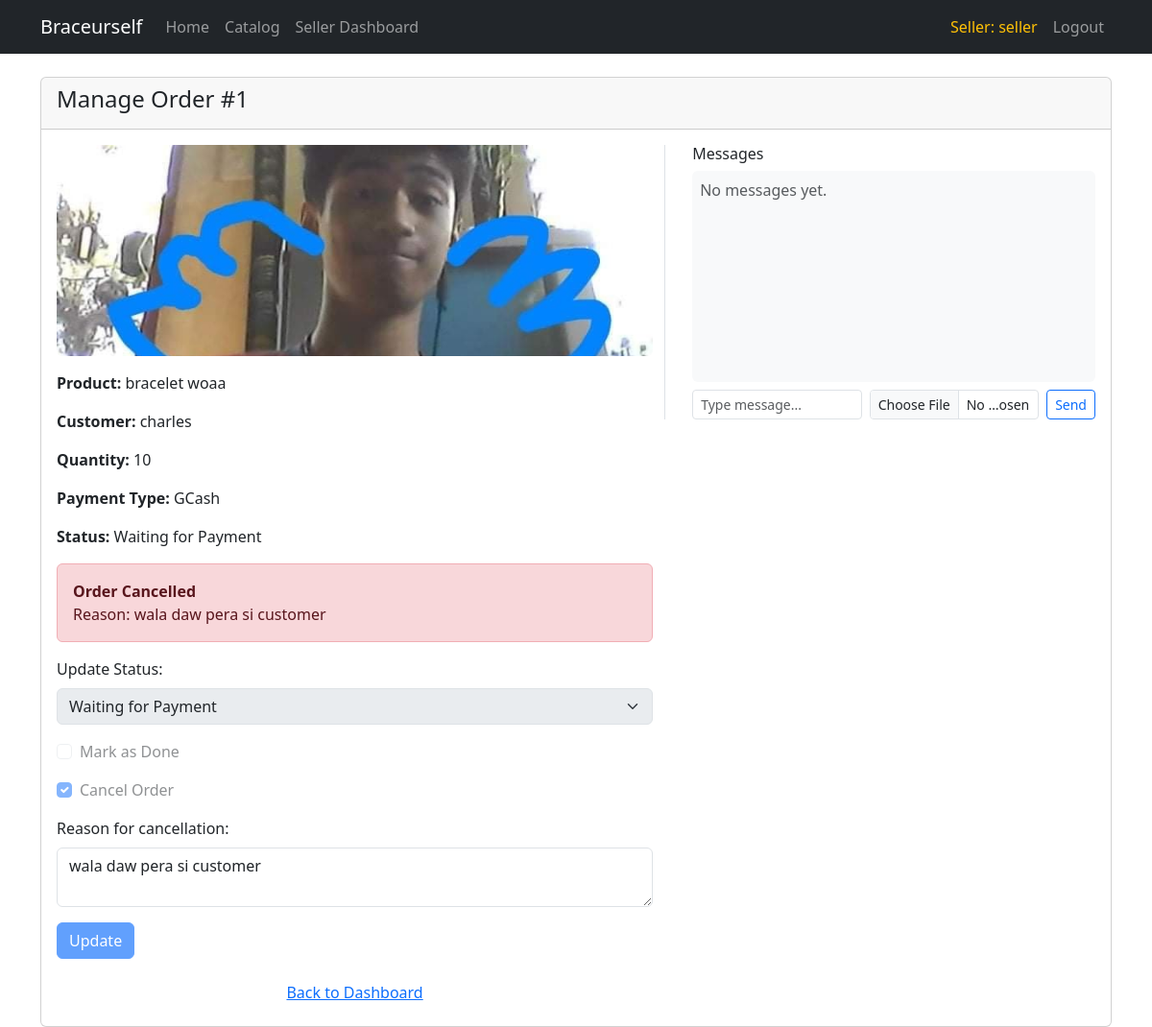
The app's page /seller/order/1/manage/ (signed in), older data.
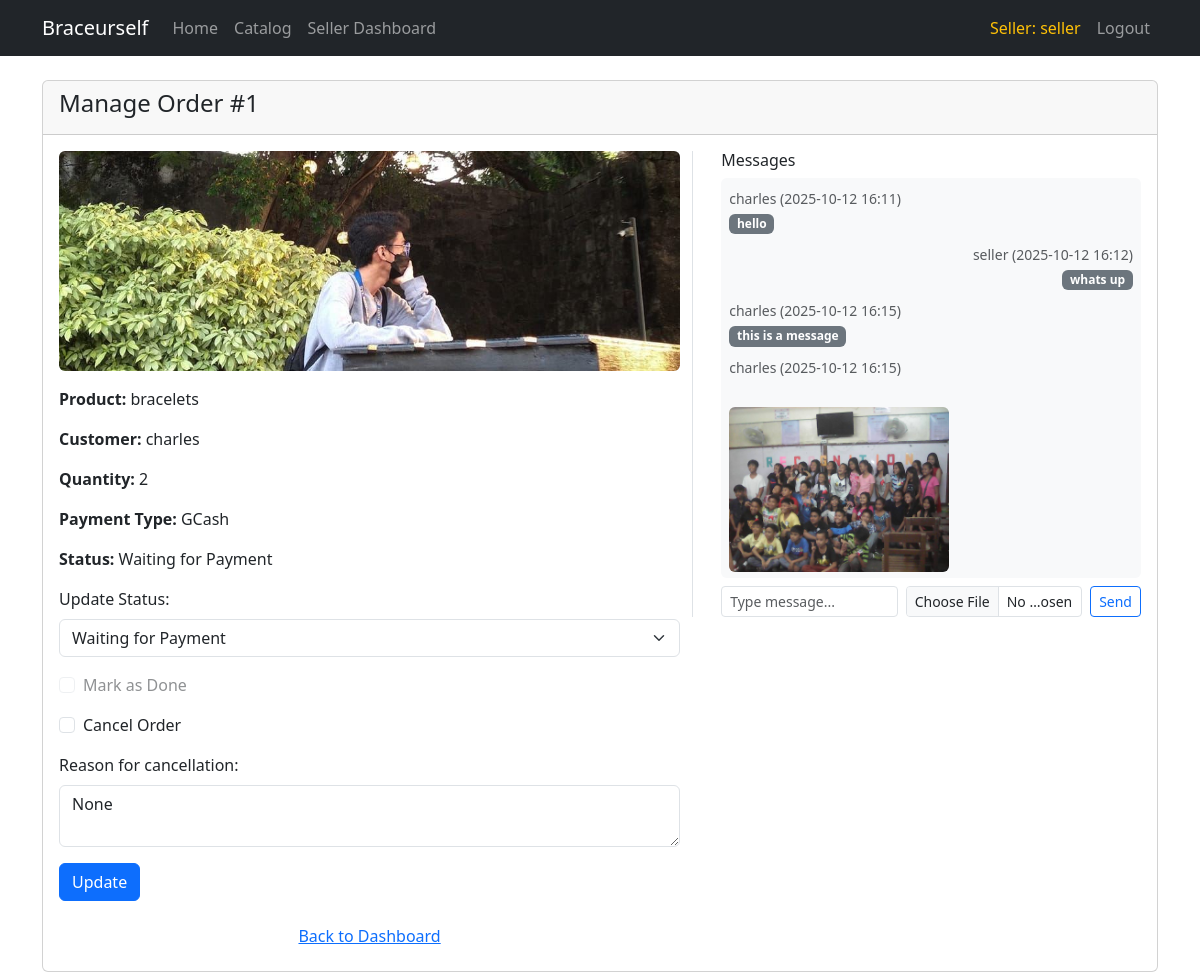
The same page, newer data.
### shop/models.py (models this page shows, shortened)
class Order(models.Model):
    STATUS_CHOICES = [
        ('waiting', 'Waiting for Payment'),
        ('pending', 'Pending Creation'),
        ('created', 'Finished Creating the Bracelet'),
        ('delivering', 'Bracelet is Being Delivered'),
        ('delivered', 'Bracelet Delivered'),
    ]
    PAYMENT_CHOICES = [
        ('gcash', 'GCash'),
        ('maya', 'Maya'),
    ]
    customer = models.ForeignKey(User, on_delete=models.CASCADE)
    product = models.ForeignKey(Product, on_delete=models.CASCADE)
    quantity = models.PositiveIntegerField()
    payment_type = models.CharField(max_length=20, choices=PAYMENT_CHOICES)
    status = models.CharField(max_length=20, choices=STATUS_CHOICES, default='waiting')
    created_at = models.DateTimeField(auto_now_add=True)
    done = models.BooleanField(default=False)
    cancelled = models.BooleanField(default=False)
    cancel_reason = models.TextField(blank=True, null=True)

class Product(models.Model):
    name = models.CharField(max_length=100)
    price = models.DecimalField(max_digits=8, decimal_places=2)
    image = models.ImageField(upload_to='product_images/')
    created_by = models.ForeignKey(SellerProfile, on_delete=models.CASCADE)
    stock = models.PositiveIntegerField(default=0)

class OrderMessage(models.Model):
    order = models.ForeignKey('Order', on_delete=models.CASCADE, related_name='messages')
    sender = models.ForeignKey(User, on_delete=models.CASCADE)
    text = models.TextField(blank=True)
    image = models.ImageField(upload_to='order_messages/', blank=True, null=True)
    timestamp = models.DateTimeField(auto_now_add=True)

### shop/views.py (the view)
# urls.py: path('seller/order/<int:order_id>/manage/', views.manage_order, name='manage_order'),
def manage_order(request, order_id):
    if not request.user.is_authenticated or not hasattr(request.user, 'sellerprofile'):
        return redirect('login')
    order = Order.objects.get(id=order_id)
    error = None
    if request.method == 'POST':
        status = request.POST.get('status')
        mark_done = request.POST.get('mark_done')
        cancel_order = request.POST.get('cancel_order')
        cancel_reason = request.POST.get('cancel_reason')
        updated = False
        if status and status in dict(Order.STATUS_CHOICES):
            order.status = status
            updated = True
        if mark_done == 'on' and order.status == 'delivered' and not order.cancelled:
            order.done = True
            updated = True
        if cancel_order == 'on' and not order.cancelled:
            if cancel_reason and cancel_reason.strip():
                order.cancelled = True
                order.cancel_reason = cancel_reason.strip()
                order.product.stock += order.quantity
                order.product.save()
                updated = True
            else:
                error = "Please provide a reason for cancellation."
        if 'send_message' in request.POST:
            msg_form = OrderMessageForm(request.POST, request.FILES)
            if msg_form.is_valid():
                msg = msg_form.save(commit=False)
                msg.order = order
                msg.sender = request.user
                msg.save()
                messages.success(request, "Message sent.")
                return redirect('manage_order', order_id=order.id)
        if updated and not error:
            order.save()
            messages.success(request, "Order updated.")
            return redirect('seller_dashboard')
    else:
        msg_form = OrderMessageForm()
    return render(request, 'shop/manage_order.html', {
        'order': order,
        'status_choices': Order.STATUS_CHOICES,
        'error': error,
        'msg_form': msg_form,
    })

### shop/views.py
class OrderMessageForm(forms.ModelForm):
    class Meta:
        model = OrderMessage
        fields = ['text', 'image']

### shop/templates/shop/manage_order.html (shortened to what the changed rows need)
{% extends 'shop/base.html' %}
{% block content %}
<div class="card mt-4">
    <div class="card-header">
        <h4>Manage Order #{{ order.id }}</h4>
    </div>
    <div class="card-body">
        <div class="row align-items-start">
            <div class="col-md-7 d-flex flex-column align-items-center">
                {% if order.product.image %}
                    <img src="{{ order.product.image.url }}" alt="{{ order.product.name }}"
                         class="mb-3 rounded"
                         style="width:100%;max-width:100%;height:220px;object-fit:cover;display:block;">
                {% else %}
                    <div class="mb-3 rounded bg-light d-flex align-items-center justify-content-center"
                         style="width:100%;height:220px;">
                        <span class="text-muted">No image</span>
                    </div>
                {% endif %}
                <div class="w-100">
                    <p><strong>Product:</strong> {{ order.product.name }}</p>
                    <p><strong>Customer:</strong> {{ order.customer.username }}</p>
                    <p><strong>Quantity:</strong> {{ order.quantity }}</p>
                    <p><strong>Payment Type:</strong> {{ order.get_payment_type_display }}</p>
                    <p><strong>Status:</strong> {{ order.get_status_display }}</p>
                    {% if order.cancelled %}
                        <div class="alert alert-danger mt-2"><strong>Order Cancelled</strong><br>Reason: {{ order.cancel_reason }}</div>
                    {% endif %}
                </div>
                <form method="post" class="w-100">
                    <div class="mb-3">
                        <label for="status" class="form-label">Update Status:</label>
                        <select name="status" id="status" class="form-select" {% if order.cancelled %}disabled{% endif %}>
                            {% for value, label in status_choices %}
                                <option value="{{ value }}" {% if order.status == value %}selected{% endif %}>{{ label }}</option>
                            {% endfor %}
                        </select>
                    </div>
                    <div class="form-check mb-3">
                        <input type="checkbox" class="form-check-input" name="mark_done" id="mark_done"
                            {% if order.status != 'delivered' or order.cancelled %}disabled{% endif %}
                            {% if order.done %}checked{% endif %}>
                        <label class="form-check-label" for="mark_done">Mark as Done</label>
                    </div>
                    <div class="form-check mb-3">
                        <input type="checkbox" class="form-check-input" name="cancel_order" id="cancel_order"
                            {% if order.cancelled %}disabled checked{% endif %}>
                        <label class="form-check-label" for="cancel_order">Cancel Order</label>
                    </div>
                    <div class="mb-3">
                        <label for="cancel_reason" class="form-label">Reason for cancellation:</label>
                        <textarea name="cancel_reason" id="cancel_reason" rows="2" class="form-control"
                            {% if order.cancelled %}readonly{% endif %}>{{ order.cancel_reason }}</textarea>
                    </div>
                    <button type="submit" class="btn btn-primary" {% if order.cancelled %}disabled{% endif %}>Update</button>
                </form>
                <a href="{% url 'seller_dashboard' %}" class="btn btn-link mt-3">Back to Dashboard</a>
            </div>
            <div class="col-md-5 border-start d-flex flex-column" style="height:100%;">
                <div class="ps-3 d-flex flex-column h-100" style="height:100%;">
                    <div class="flex-grow-1" style="min-height:220px;max-height:400px;overflow-y:auto;background:#f8f9fa;padding:8px;border-radius:6px;">
                        {% for msg in order.messages.all %}
                            <div class="mb-2 {% if msg.sender == user %}text-end{% endif %}">
                                <small class="text-muted">{{ msg.sender.username }} ({{ msg.timestamp|date:"Y-m-d H:i" }})</small><br>
                                {% if msg.text %}
                                    <span class="badge bg-secondary">{{ msg.text }}</span>
                                {% endif %}
                                {% if msg.image %}
                                    <br><img src="{{ msg.image.url }}" style="max-width:220px;max-height:220px;" class="rounded mt-1">
                                {% endif %}
                            </div>
                        {% empty %}
                            <span class="text-muted">No messages yet.</span>
                        {% endfor %}
                    </div>
                </div>
            </div>
        </div>
    </div>
</div>
{% endblock %}

Row changes from the older to the newer data that the page shows:
changed Order "GCash": product.image: a different picture; product.name "bracelet woaa" → "bracelets"; quantity "10" → "2"; cancelled "☑" → "☐"; cancel_reason "wala daw pera si customer" → "None"; cancel_reason "wala daw pera si customer" → (not shown)
added OrderMessage: sender.username "charles", timestamp "2025-10-12 16:11", text "hello"
added OrderMessage: sender.username "seller", timestamp "2025-10-12 16:12", text "whats up"
added OrderMessage: sender.username "charles", timestamp "2025-10-12 16:15", text "this is a message"
added OrderMessage: sender.username "charles", timestamp "2025-10-12 16:15", image (picture)
Text that changed along with them:
text no longer shown: "Order Cancelled Reason: No messages yet."
